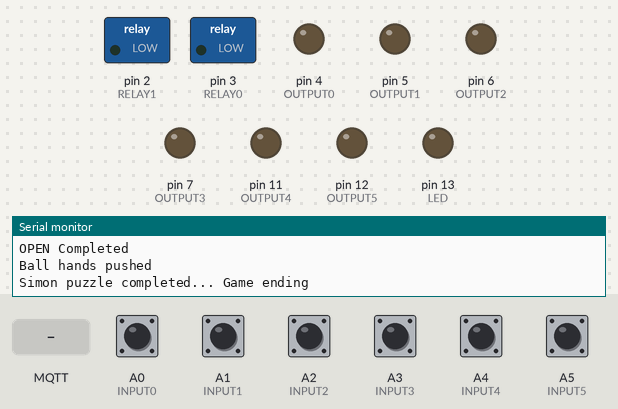
Bench run of a sketch on a simulated Arduino Uno, built with avr-gcc and run on an emulated ATmega328P. Shown: switched loads named in the sketch (green lamp = pin HIGH), output pins drawn as LEDs (lit = HIGH), the last lines printed to the serial monitor. The test bench sets the inputs (shaded band); at power-on: A0 (INPUT0), A1 (INPUT1), A2 (INPUT2), A3 (INPUT3), A4 (INPUT4), A5 (INPUT5) HIGH. WiFi joins after 1.5 s; servers stay silent unless stated; no MQTT or app messages arrive unless stated.

Above: at 2.7 s.
2.8 s: MQTT message "1" arrives on the first subscribed topic
At 3.9 s:
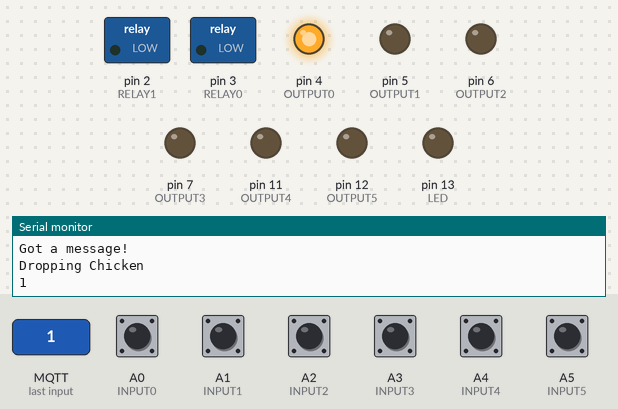
4.3 s: MQTT message "1" arrives on the second subscribed topic
At 5.1 s:
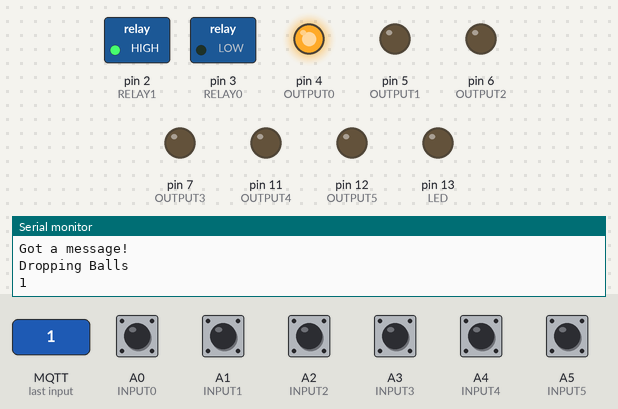
5.8 s: MQTT message "1" arrives on the third subscribed topic
At 6.2 s:
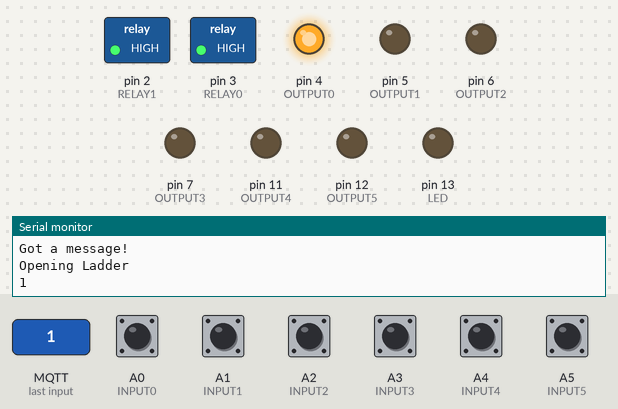
7.3 s: MQTT message "rtf/main/simon" arrives on the first subscribed topic
At 8.5 s:
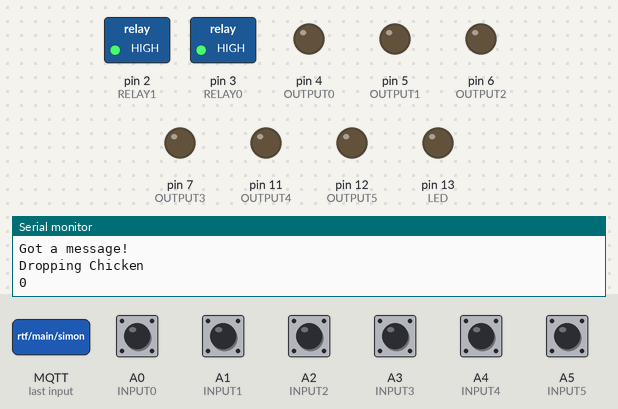
8.8 s: MQTT message "rtf/main/simon" arrives on the second subscribed topic
At 9.7 s:
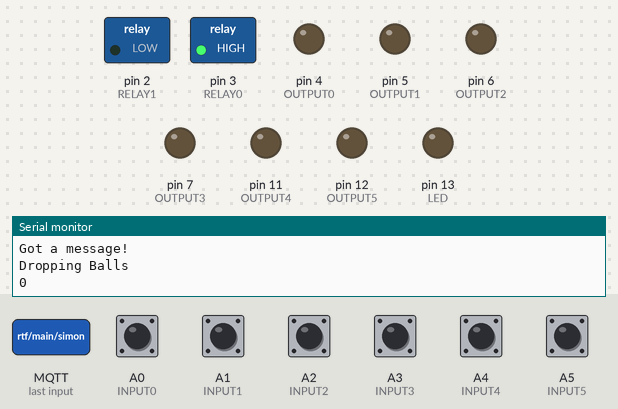
10.3 s: MQTT message "rtf/main/simon" arrives on the third subscribed topic
At 10.9 s:
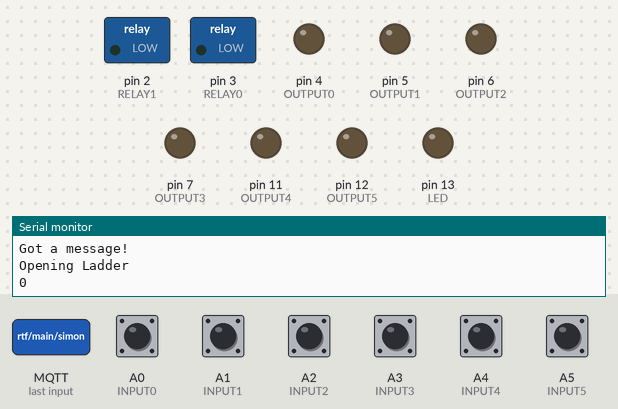
Timing chart, 0 to 12.8 s (numbered marks = the images above; inputs shaded):
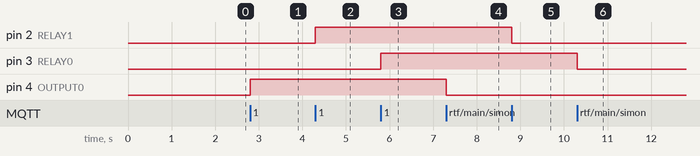

Measured:
- after the input at 2.8 s, pin 4 (OUTPUT0): LOW → HIGH at once
- after the input at 4.3 s, pin 2 (RELAY1): LOW → HIGH at once
- after the input at 5.8 s, pin 3 (RELAY0): LOW → HIGH at once
- after the input at 7.3 s, pin 4 (OUTPUT0): HIGH → LOW at once
- after the input at 8.8 s, pin 2 (RELAY1): HIGH → LOW at once
- after the input at 10.3 s, pin 3 (RELAY0): HIGH → LOW at once

The sketch:

mqttMain.ino
```cpp
#include <SPI.h>
#include <Ethernet2.h>
#include <PubSubClient.h>
#include <ButtonDebounce.h>


const int RELAY0 = 3;
const int RELAY1 = 2;

const int OUTPUT0 = 4;
const int OUTPUT1 = 5;
const int OUTPUT2 = 6;
const int OUTPUT3 = 7;
const int OUTPUT4 = 11;
const int OUTPUT5 = 12;

const int INPUT0 = A0;
const int INPUT1 = A1;
const int INPUT2 = A2;
const int INPUT3 = A3;
const int INPUT4 = A4;
const int INPUT5 = A5;


ButtonDebounce button0(INPUT0, 250);
ButtonDebounce button1(INPUT1, 250);
ButtonDebounce button2(INPUT2, 250);
ButtonDebounce button3(INPUT3, 250);
ButtonDebounce button4(INPUT4, 250);
ButtonDebounce button5(INPUT5, 250);

#define LED LED_BUILTIN

#define HALL 6

byte mac[]    = {  0xDE, 0xEF, 0xAA, 0xBD, 0xFE, 0xEE };
IPAddress ip(192, 168, 1, 166);
IPAddress server(192, 168, 1, 101);

void callback(char* topic, byte* payload, unsigned int length) {
  Serial.println("Got a message!");
  String strTopic = String((char*)topic);
  payload[length] = '\0';
  String s = String((char*)payload);
  int value = s.toInt();


  if (strTopic == "rtf/main/simon") {
    Serial.println("Turning simon on");
    Serial.println(value);
    digitalWrite(OUTPUT3, value);
  }
  if (strTopic == "rtf/main/chicken") {
    Serial.println("Dropping Chicken");
    Serial.println(value);
    digitalWrite(OUTPUT0, value);
  }
  if (strTopic == "rtf/main/balls") {
    Serial.println("Dropping Balls");
    Serial.println(value);
    digitalWrite(RELAY1, value);
  }
  if (strTopic == "rtf/main/ladder") {
    Serial.println("Opening Ladder");
    Serial.println(value);
    digitalWrite(RELAY0, value);
  }
  if (strTopic == "rtf/main/waffle") {
    Serial.println("Opening Waffle");
    Serial.println(value);
    digitalWrite(OUTPUT3, value);
  }
   if (strTopic == "rtf/main/beaconLight") {
    Serial.println("Powering beaconLight");
    Serial.println(value);
    digitalWrite(OUTPUT1, value);
  }
    /*if (strTopic == "rtf/main/startcolor") {
    Serial.println("Starting the color sensor");
    Serial.println(value);
    digitalWrite(OUTPUT2, value);
  }*/
    if (strTopic == "rtf/main/dump") {
    Serial.println("Starting the dump");
    Serial.println(value);
    digitalWrite(OUTPUT5, value);
  }
    if (strTopic == "rtf/main/hotwheels") {
    Serial.println("Starting the hotwheels");
    Serial.println(value);
    digitalWrite(OUTPUT4, value);
  }

}

EthernetClient ethClient;
PubSubClient mqttClient(server, 1883, callback, ethClient);

void reconnect() {
  // Loop until we're reconnected
  while (!mqttClient.connected()) {
    Serial.print("Attempting MQTT connection...");
    // Attempt to connect
    if (mqttClient.connect("FactoryController")) {
      Serial.println("connected");
      // Once connected, publish an announcement...


      mqttClient.subscribe("rtf/main/chicken");
      mqttClient.subscribe("rtf/main/balls");
      mqttClient.subscribe("rtf/main/ladder");
      mqttClient.subscribe("rtf/main/waffle");
      mqttClient.subscribe("rtf/main/beaconLight");
      mqttClient.subscribe("rtf/main/startcolor");
      mqttClient.subscribe("rtf/main/hotwheels");
      mqttClient.subscribe("rtf/main/dump");
      mqttClient.subscribe("serverRoomBAC/get/input2");
      mqttClient.subscribe("rtf/main/simon");
    } else {
      Serial.print("failed, rc=");
      digitalWrite(LED, HIGH);
      delay(500);
      digitalWrite(LED, LOW);
      Ethernet.begin(mac, ip);
      Serial.println(" try again in 5 seconds");
      // Wait 5 seconds before retrying
      delay(5000);
    }
  }
}

void setup()
{
  Serial.begin(57600);
  pinMode(OUTPUT0, OUTPUT);
  pinMode(OUTPUT1, OUTPUT);
  pinMode(OUTPUT2, OUTPUT);
  pinMode(OUTPUT3, OUTPUT);
  pinMode(OUTPUT4, OUTPUT);
  pinMode(OUTPUT5, OUTPUT);
  pinMode(RELAY0, OUTPUT);
  pinMode(RELAY1, OUTPUT);
  pinMode(INPUT0, INPUT);
  pinMode(INPUT1, INPUT);
  pinMode(INPUT2, INPUT);
  pinMode(INPUT3, INPUT);
  pinMode(INPUT4, INPUT);
  pinMode(INPUT5, INPUT);
  pinMode(LED, OUTPUT);
  //digitalWrite(OUTPUT2, HIGH);


  Ethernet.begin(mac, ip);
  // Allow the hardware to sort itself out
  delay(1500);
}

int i0 = 0;
int i1 = 0;
int i2 = 0;
int i3 = 0;
int i4 = 0;
int i5 = 0;


void loop()
{
  if (!mqttClient.connected()) {
    reconnect();
  }
  mqttClient.loop();

  button0.update();
  button1.update();
  button2.update();
  button3.update();
  button4.update();
  button5.update();


  if (button0.state() != i0) {
    if (button0.state()) {
      Serial.println("Start Button Pressed");
      mqttClient.publish("rtf/main/start", "1");
      i0 = button0.state();
    } else {
      Serial.println(button0.state());
      mqttClient.publish("rtf/main/start", "0");
      i0 = button0.state();
    }

  }
  if (button1.state() != i1) {
    if (button1.state()) {
      Serial.println("Bolt Puzzle Completed");
      mqttClient.publish("rtf/main/bolt", "1");
      i1 = button1.state();
    } else {
      mqttClient.publish("rtf/main/bolt", "0");
      i1 = button1.state();
    }


  }
  if (button2.state() != i2) {
    if (button2.state()) {
      Serial.println("Color Puzzle Completed");
      mqttClient.publish("rtf/main/color", "1");
      mqttClient.publish("serverRoomBAC/set/output3", "1");
      i2 = button2.state();
    } else {
      mqttClient.publish("rtf/main/color", "0");
      i2 = button2.state();
    }

  }
  if (button3.state() != i3) {

    if (button3.state()) {
      Serial.println("OPEN Completed");
      mqttClient.publish("rtf/main/open", "1");
      i3 = button3.state();
    } else {
      mqttClient.publish("rtf/main/open", "0");
      i3 = button3.state();
    }
  }
  if (button4.state() != i4) {

    if (button4.state()) {
      Serial.println("Ball hands pushed");
      mqttClient.publish("rtf/main/ballhands", "1");
      i4 = button4.state();
    } else {
      mqttClient.publish("rtf/main/ballhands", "0");
      i4 = button4.state();
    }

  }
  if (button5.state() != i5) {

    if (button5.state()) {
      Serial.println("Simon puzzle completed... Game ending");
      mqttClient.publish("rtf/main/endGame", "1");
      i5 = button5.state();
    } else {
      mqttClient.publish("rtf/main/endGame", "0");
      i5 = button5.state();
    }
  }
}
```
